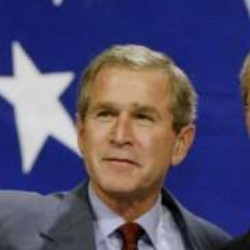
//> input picture build/bush/George_W_Bush_0001.jpg, 250 x 250 px; its folder holds only this picture in this run
$ ./main   (built with g++ and OpenCV 4)
//> lines starting //> are read from the running program, lines starting //| are printed output that depends on the picture
#include <iostream>
#include <vector>
#include <fstream>
#include <filesystem>
#include "commons.hpp"
#include "fastHistogram.hpp"
#include "applier.hpp"
#include "transform/entropy.hpp"
#include "transform/lexicographical.hpp"
#include "noise/gaussian.hpp"
#include "noise/speckle.hpp"
#include "noise/saltAndPepper.hpp"
#include "metric/mae.hpp"
#include "domainDefiner/maskDomainDefiner.hpp"
#include "domainDefiner/windowsUnionDomainDefiner.hpp"

std::pair<double, double> process(const std::string& filepath, const double variance)
{
//> called with filepath = "bush/George_W_Bush_0001.jpg", variance = 0.005
  //std::cout << filepath << std::endl;

  cv::Mat input = cv::imread(filepath);
//> input is the input picture: 250 rows x 250 cols, CV_8UC3; mean B, G, R 110.6, 78.4, 83.4

  cv::Mat splitted[3];
  cv::split(input, splitted);
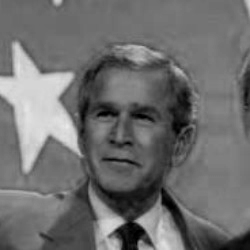
//> splitted[0]: 250 rows x 250 cols, CV_8UC1; min 0, max 234, mean 110.6
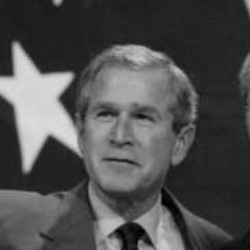
//> splitted[1]: 250 rows x 250 cols, CV_8UC1; min 0, max 221, mean 78.4
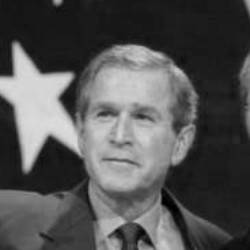
//> splitted[2]: 250 rows x 250 cols, CV_8UC1; min 0, max 223, mean 83.4

//> (the run ends here: the program needs code that is not available in this run, at `noise::GaussianNoise noise(0, variance);`)

$ run again, on build/bush/George_W_Bush_0005.jpg
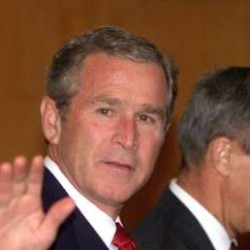
//> input picture build/bush/George_W_Bush_0005.jpg, 250 x 250 px
//> in process, input is the input picture: 250 rows x 250 cols, CV_8UC3; mean B, G, R 64.9, 85.7, 130.1
//> in process, `cv::split(input, splitted);`:
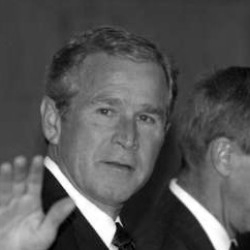
//> splitted[1]: 250 rows x 250 cols, CV_8UC1; min 0, max 255, mean 85.7
//> in process, `cv::split(input, splitted);`:
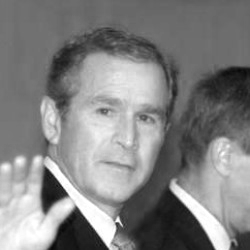
//> splitted[2]: 250 rows x 250 cols, CV_8UC1; min 8, max 255, mean 130.1

$ run again, on build/bush/George_W_Bush_0006.jpg
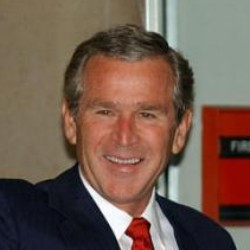
//> input picture build/bush/George_W_Bush_0006.jpg, 250 x 250 px
//> in process, input is the input picture: 250 rows x 250 cols, CV_8UC3; mean B, G, R 78.7, 91.4, 114.5
//> in process, `cv::split(input, splitted);`:
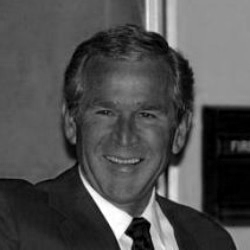
//> splitted[0]: 250 rows x 250 cols, CV_8UC1; min 0, max 255, mean 78.7
//> in process, `cv::split(input, splitted);`:
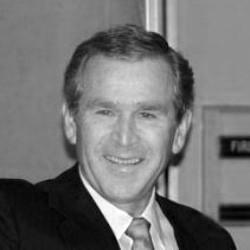
//> splitted[2]: 250 rows x 250 cols, CV_8UC1; min 0, max 255, mean 114.5

$ run again, on build/bush/George_W_Bush_0007.jpg
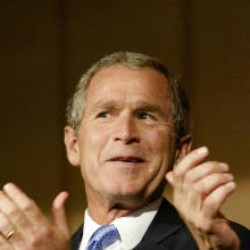
//> input picture build/bush/George_W_Bush_0007.jpg, 250 x 250 px
//> in process, input is the input picture: 250 rows x 250 cols, CV_8UC3; mean B, G, R 45.6, 74.7, 100.7
//> in process, `cv::split(input, splitted);`:
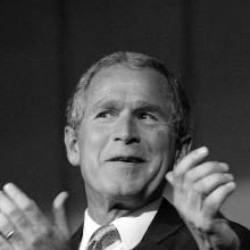
//> splitted[1]: 250 rows x 250 cols, CV_8UC1; min 0, max 255, mean 74.7
//> in process, `cv::split(input, splitted);`:
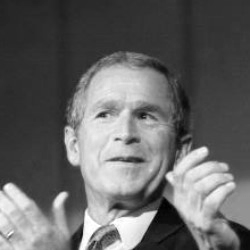
//> splitted[2]: 250 rows x 250 cols, CV_8UC1; min 0, max 255, mean 100.7

$ run again, on build/bush/George_W_Bush_0002.jpg
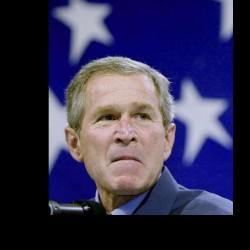
//> input picture build/bush/George_W_Bush_0002.jpg, 250 x 250 px
//> in process, input is the input picture: 250 rows x 250 cols, CV_8UC3; mean B, G, R 79.8, 49.8, 53.5
//> in process, `cv::split(input, splitted);`:
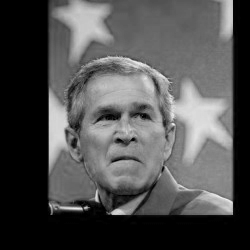
//> splitted[0]: 250 rows x 250 cols, CV_8UC1; min 0, max 243, mean 79.8
//> in process, `cv::split(input, splitted);`:
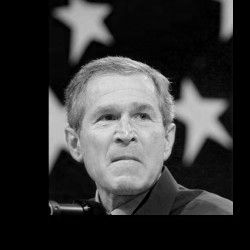
//> splitted[2]: 250 rows x 250 cols, CV_8UC1; min 0, max 233, mean 53.5
